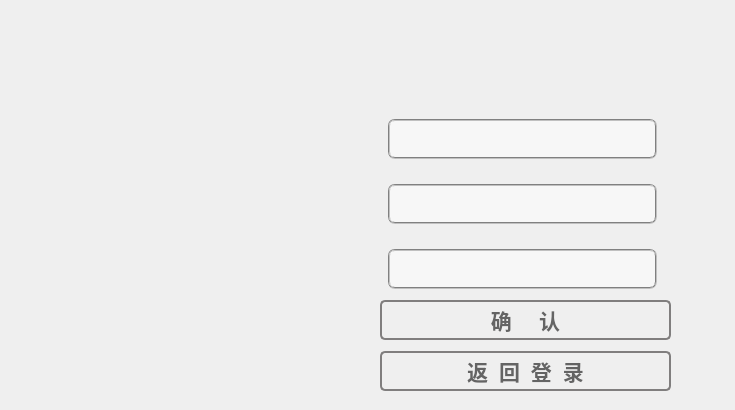
<?xml version="1.0" encoding="UTF-8"?>
<ui version="4.0">
 <class>Signup</class>
 <widget class="QDialog" name="Signup">
  <property name="geometry">
   <rect>
    <x>0</x>
    <y>0</y>
    <width>735</width>
    <height>410</height>
   </rect>
  </property>
  <property name="windowTitle">
   <string>管理员身份注册</string>
  </property>
  <property name="whatsThis">
   <string>&lt;html&gt;&lt;head/&gt;&lt;body&gt;&lt;p&gt;&lt;br/&gt;&lt;/p&gt;&lt;/body&gt;&lt;/html&gt;</string>
  </property>
  <property name="styleSheet">
   <string notr="true">QDialog{
background-image: url(:/images/Signup.png);
background-repeat: no-repeat;  /* 防止图片重复 */}

</string>
  </property>
  <widget class="QWidget" name="layoutWidget">
   <property name="geometry">
    <rect>
     <x>380</x>
     <y>300</y>
     <width>291</width>
     <height>91</height>
    </rect>
   </property>
   <layout class="QVBoxLayout" name="verticalLayout_2">
    <item>
     <widget class="QPushButton" name="btn_ok">
      <property name="minimumSize">
       <size>
        <width>0</width>
        <height>40</height>
       </size>
      </property>
      <property name="font">
       <font>
        <family>微软雅黑</family>
        <pointsize>16</pointsize>
        <italic>false</italic>
        <bold>true</bold>
       </font>
      </property>
      <property name="styleSheet">
       <string notr="true">QPushButton {
background:qlineargradient(spread:pad, x1:0, y1:0, x2:0, y2:1, 
stop:0 rgba(233, 233, 233, 255), 
stop:0.35 rgba(220, 220, 220, 255), 
stop:0.5 rgba(213, 213, 213, 255), 
stop:0.65 rgba(230, 230, 230, 255), 
stop:1 rgba(242, 242, 242, 255));
 border: 2px solid rgb(128,126,126);
 border-radius: 5px;
	color: rgb(100, 100, 100);
}
QPushButton:hover{
        background:qlineargradient(spread:pad, x1:0, y1:0, x2:0, y2:1, 
stop:0 rgba(250, 250, 250, 255), 
stop:0.5 rgba(255, 255, 255, 255), 
stop:1 rgba(250, 250, 250, 255));
 border: 2px solid rgb(63,140,161);
 border-radius: 5px;
}
 
QPushButton:pressed{
        background:qlineargradient(spread:pad, x1:0, y1:0, x2:0, y2:1, 
stop:0 rgba(255, 255, 255, 255), 
stop:0.5 rgba(235, 247, 253, 255), 
stop:1 rgba(213, 237, 250, 255));
 border: 2px solid rgb(3,110,183);
 border-radius: 5px;
}</string>
      </property>
      <property name="text">
       <string>确     认</string>
      </property>
      <property name="flat">
       <bool>false</bool>
      </property>
     </widget>
    </item>
    <item>
     <spacer name="verticalSpacer">
      <property name="orientation">
       <enum>Qt::Vertical</enum>
      </property>
      <property name="sizeType">
       <enum>QSizePolicy::Maximum</enum>
      </property>
      <property name="sizeHint" stdset="0">
       <size>
        <width>20</width>
        <height>40</height>
       </size>
      </property>
     </spacer>
    </item>
    <item>
     <widget class="QPushButton" name="btn_return">
      <property name="minimumSize">
       <size>
        <width>0</width>
        <height>40</height>
       </size>
      </property>
      <property name="font">
       <font>
        <family>微软雅黑</family>
        <pointsize>16</pointsize>
        <bold>true</bold>
       </font>
      </property>
      <property name="styleSheet">
       <string notr="true">QPushButton {
background:qlineargradient(spread:pad, x1:0, y1:0, x2:0, y2:1, 
stop:0 rgba(233, 233, 233, 255), 
stop:0.35 rgba(220, 220, 220, 255), 
stop:0.5 rgba(213, 213, 213, 255), 
stop:0.65 rgba(230, 230, 230, 255), 
stop:1 rgba(242, 242, 242, 255));
 border: 2px solid rgb(128,126,126);
 border-radius: 5px;
	color: rgb(100, 100, 100);
}
QPushButton:hover{
        background:qlineargradient(spread:pad, x1:0, y1:0, x2:0, y2:1, 
stop:0 rgba(250, 250, 250, 255), 
stop:0.5 rgba(255, 255, 255, 255), 
stop:1 rgba(250, 250, 250, 255));
 border: 2px solid rgb(63,140,161);
 border-radius: 5px;
}
 
QPushButton:pressed{
        background:qlineargradient(spread:pad, x1:0, y1:0, x2:0, y2:1, 
stop:0 rgba(255, 255, 255, 255), 
stop:0.5 rgba(235, 247, 253, 255), 
stop:1 rgba(213, 237, 250, 255));
 border: 2px solid rgb(3,110,183);
 border-radius: 5px;
}</string>
      </property>
      <property name="text">
       <string>返  回  登  录</string>
      </property>
     </widget>
    </item>
   </layout>
  </widget>
  <widget class="QLineEdit" name="lineEdit_username">
   <property name="geometry">
    <rect>
     <x>388</x>
     <y>119</y>
     <width>269</width>
     <height>40</height>
    </rect>
   </property>
   <property name="sizePolicy">
    <sizepolicy hsizetype="Expanding" vsizetype="Fixed">
     <horstretch>0</horstretch>
     <verstretch>0</verstretch>
    </sizepolicy>
   </property>
   <property name="minimumSize">
    <size>
     <width>0</width>
     <height>36</height>
    </size>
   </property>
   <property name="font">
    <font>
     <family>Candara</family>
     <pointsize>14</pointsize>
     <italic>false</italic>
     <bold>false</bold>
    </font>
   </property>
   <property name="styleSheet">
    <string notr="true">QLineEdit {
    color:  rgb(68, 68, 68); /* 设置文本颜色 */
background-color: rgb(247, 247, 247);
border:2px groove gray;border-radius:
7px;padding:2px 4px;
font: 14pt &quot;Candara&quot;;


}
</string>
   </property>
  </widget>
  <widget class="QLineEdit" name="lineEdit_passwd">
   <property name="geometry">
    <rect>
     <x>388</x>
     <y>184</y>
     <width>269</width>
     <height>40</height>
    </rect>
   </property>
   <property name="minimumSize">
    <size>
     <width>0</width>
     <height>36</height>
    </size>
   </property>
   <property name="font">
    <font>
     <family>Candara</family>
     <pointsize>14</pointsize>
     <italic>false</italic>
     <bold>false</bold>
    </font>
   </property>
   <property name="styleSheet">
    <string notr="true">QLineEdit {
    color:  rgb(68, 68, 68); /* 设置文本颜色 */
background-color: rgb(247, 247, 247);
border:2px groove gray;
border-radius:7px;
padding:2px 4px;
font: 14pt &quot;Candara&quot;;


}
</string>
   </property>
  </widget>
  <widget class="QLineEdit" name="lineEdit_surepasswd">
   <property name="geometry">
    <rect>
     <x>388</x>
     <y>249</y>
     <width>269</width>
     <height>40</height>
    </rect>
   </property>
   <property name="minimumSize">
    <size>
     <width>0</width>
     <height>36</height>
    </size>
   </property>
   <property name="font">
    <font>
     <family>Candara</family>
     <pointsize>14</pointsize>
     <italic>false</italic>
     <bold>false</bold>
    </font>
   </property>
   <property name="styleSheet">
    <string notr="true">QLineEdit {
    color:  rgb(68, 68, 68); /* 设置文本颜色 */
background-color: rgb(247, 247, 247);
border:2px groove gray;border-radius:
7px;padding:2px 4px;
font: 14pt &quot;Candara&quot;;


}
</string>
   </property>
  </widget>
 </widget>
 <resources/>
 <connections/>
</ui>
